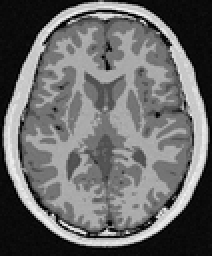
%> input picture Image registration and segmentation/provided_code/T1.png, 106 x 128 px, shrunk from 213 x 256 before the run (shown 2 times larger)
$ octave main.m   (GNU Octave 9; MATLAB toolbox functions it lacks are replaced by stand-ins)
%> lines starting %> are read from the running program, lines starting %| are printed output that depends on the picture
### Image registration and segmentation/provided_code/SearchTranslations.m
function measure = SearchTranslations(template,image,similarity )
% measure = SearchTranslations(template,image,similarity )
[ty tx] = size(template);
[sy sx] = size(image);
for i=1:(sy-ty)
    for j=1:(sx-tx)
        tmp=image(i:(i+ty-1),j:(j+tx-1));
        switch similarity
            case 'SSD'
                measure(i,j)=SSD(template,tmp);
            case 'NCC'
                measure(i,j)=NCC(template,tmp);
            case 'MI'
                measure(i,j)=MI(template,tmp);
        end
    end
end
end

### Image registration and segmentation/main.m
% Toby Thomas, 2017
clear;clc;close all;
%% Question 1
% a)
t1 = imread('T1.png');
%> t1 is the input picture: size 128x106 uint8; min 0, max 253, mean 105.2
t2_template = imread('T2_template.png');
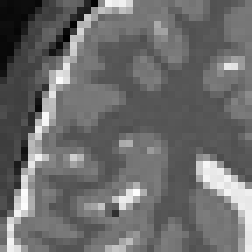
%> input picture Image registration and segmentation/provided_code/T2_template.png, 36 x 36 px, shrunk from 71 x 71 before the run (shown 7 times larger)
%> t2_template is the input picture: size 36x36 uint8; min 0, max 253, mean 108.1

SSD = SearchTranslations(t2_template,t1,'SSD');
%> after the loop in SearchTranslations, `for i=1:(sy-ty)`:
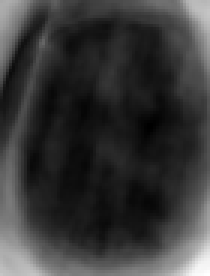
%> measure: size 92x70 double (shown 3 times larger); min 2724, max 10879.4, mean 4543.8; drawn with min black and max white
NCC = SearchTranslations(t2_template,t1,'NCC');
%> call 2 of SearchTranslations, with similarity = 'NCC'
%> after the loop in SearchTranslations (call 2), `for i=1:(sy-ty)`:
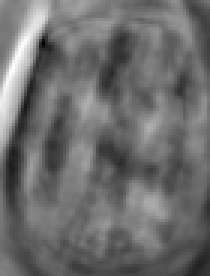
%> measure: size 92x70 double (shown 3 times larger); min -0.368, max 0.504, mean 0.00584; drawn with min black and max white
MI = SearchTranslations(t2_template,t1,'MI');
%> (the run ends here)
